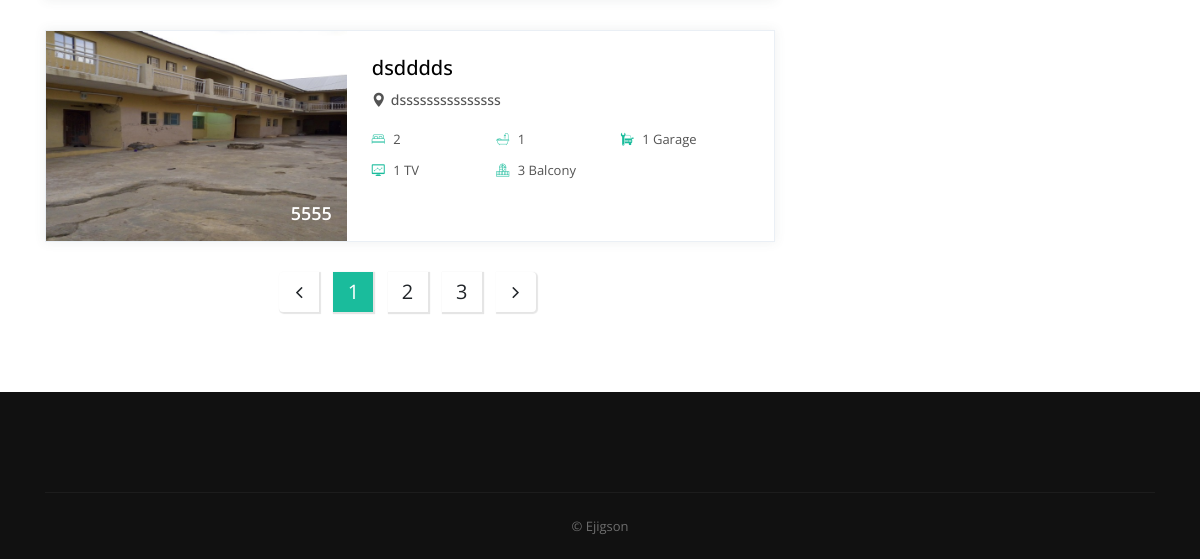
Before: /properties-list.php (signed in, lower part) with the older database file.
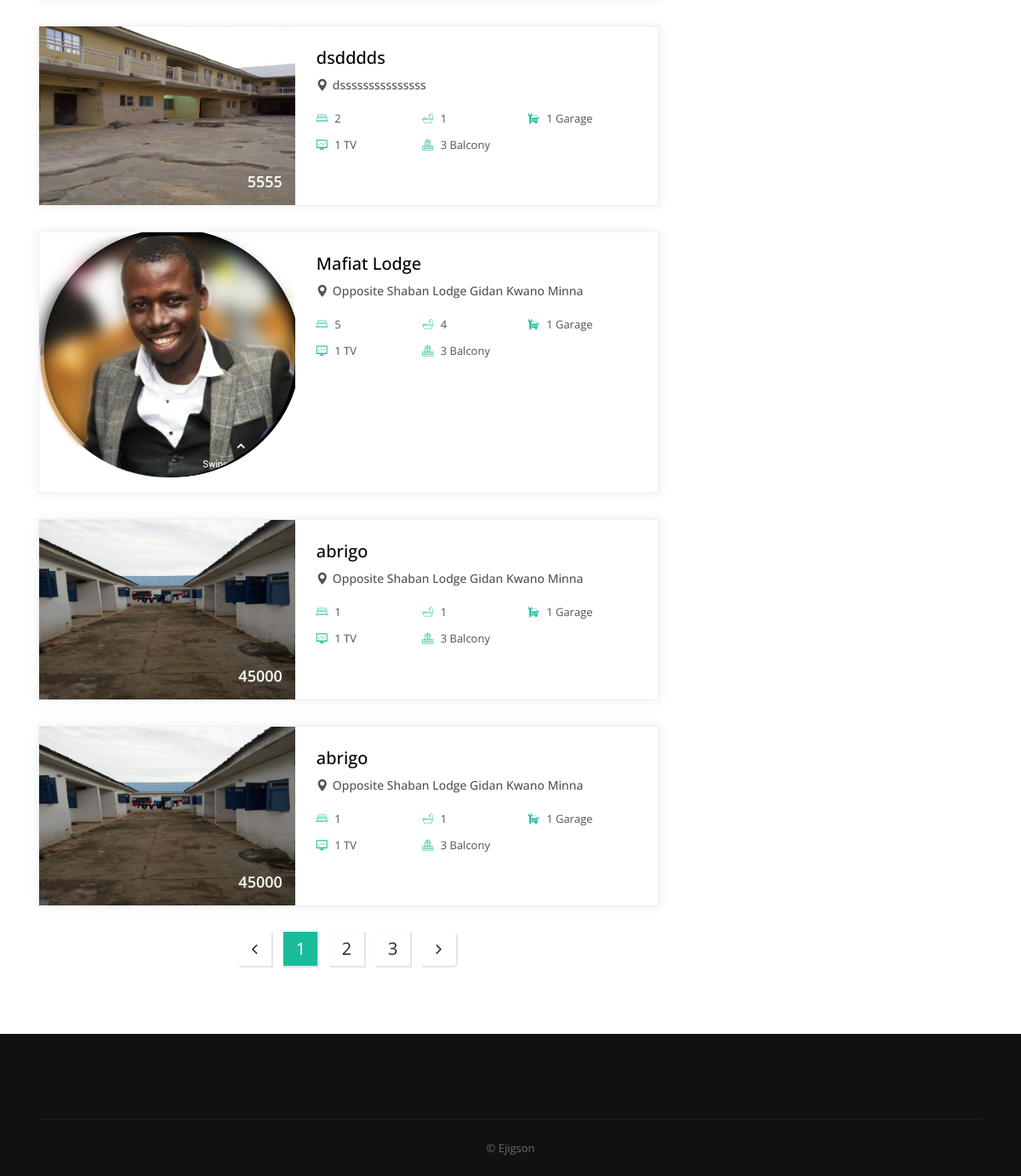
After: the same page with the newer database file.
### tables this page shows
CREATE TABLE IF NOT EXISTS `props` (
  `id` int(10) NOT NULL AUTO_INCREMENT,
  `title` varchar(2000) NOT NULL,
  `type` varchar(2000) NOT NULL,
  `price` varchar(2000) NOT NULL,
  `room` varchar(2000) NOT NULL,
  `bathroom` varchar(2000) NOT NULL,
  `address` varchar(2000) NOT NULL,
  `campus` varchar(2000) NOT NULL,
  `fullname` varchar(2000) NOT NULL,
  `email` varchar(2000) NOT NULL,
  `phoneno` varchar(2000) NOT NULL,
  `photo1` text NOT NULL,
  `photo2` text NOT NULL,
  `photo3` text NOT NULL,
  `photo4` text NOT NULL,
  PRIMARY KEY (`id`)
);

### properties-list.php (the view, shortened to what this page needs)
<!DOCTYPE  html>
<html lang="zxx">
<head>
    <link rel="stylesheet" type="text/css" href="css/bootstrap.min.css">
    <link rel="stylesheet" type="text/css" href="css/animate.min.css">
    <link rel="stylesheet" type="text/css" href="css/bootstrap-submenu.css">
    <link rel="stylesheet" type="text/css" href="css/bootstrap-select.min.css">
    <link rel="stylesheet" href="css/leaflet.css" type="text/css">
    <link rel="stylesheet" href="css/map.css" type="text/css">
    <link rel="stylesheet" type="text/css" href="fonts/font-awesome/css/font-awesome.min.css">
    <link rel="stylesheet" type="text/css" href="fonts/flaticon/font/flaticon.css">
    <link rel="stylesheet" type="text/css" href="fonts/linearicons/style.css">
    <link rel="stylesheet" type="text/css"  href="css/jquery.mCustomScrollbar.css">
    <link rel="stylesheet" type="text/css"  href="css/dropzone.css">
    <link rel="stylesheet" type="text/css"  href="css/slick.css">
    <link rel="stylesheet" type="text/css" href="css/style.css">
    <link rel="stylesheet" type="text/css" id="style_sheet" href="css/skins/default.css">
    <link rel="stylesheet" type="text/css" href="css/ie10-viewport-bug-workaround.css">
</head>
<body>
<div class="properties-section content-area">
    <div class="container">
        <div class="row">
            <div class="col-lg-8 col-md-12">
                <?php
                 include 'connection.php';
                 if (isset($_SESSION['login'])){
                   $sql = "SELECT * FROM props ";
                   $query = mysqli_query($con,$sql);
                    while ($rw = mysqli_fetch_assoc($query)){
                      echo '  <div class="property-box-2 wow fadeInUp delay-03s" >
                        <div class="row">
                          <div class="col-lg-5 col-md-5 col-pad">
                              <a href="properties-details.php" class="property-img">
                                  <img src="'.$rw['photo1'].'" width = "750px" height = "600px" alt="properties" class="img-fluid">
                                  <div class="price-ratings-box">
                                      <p class="price">
                                          '.$rw['price'].'
                                      </p>
                                  </div>
                              </a>
                          </div>
                          <div class="col-lg-7 col-md-7">
                              <div class="detail ">
                                  <h3 class="title">
                                      '.$rw['title'].'
                                  </h3>
                                  <h5 class="location">
                                      <a href="properties-details.php">
                                          <i class="flaticon-location"></i>'.$rw['address'].'
                                      </a>
                                  </h5>
                                  <ul class="facilities-list clearfix">
                                      <li>
                                          <i class="flaticon-furniture"></i>
                                          <span>'.$rw['room'].'</span>
                                      </li>
                                      <li>
                                          <i class="flaticon-holidays"></i>
                                          <span>'.$rw['bathroom'].'</span>
                                      </li>
                                      <li>
                                          <i class="flaticon-vehicle"></i>
                                          <span>1 Garage</span>
                                      </li>
                                      <li>
                                          <i class="flaticon-monitor"></i>
                                          <span>1 TV</span>
                                      </li>
                                      <li>
                                          <i class="flaticon-window"></i>
                                          <span>3 Balcony</span>
                                      </li>
                                  </ul>
                              </div>
                          </div>
                      </div>
                      </div>';
                    }
                 }
                  ?>
                <div class="pagination-box hidden-mb-45 text-center">
                    <nav aria-label="Page navigation example">
                        <ul class="pagination">
                            <li class="page-item">
                                <a class="page-link" href="#"><i class="fa fa-angle-left"></i></a>
                            </li>
                            <li class="page-item"><a class="page-link active" href="#">1</a></li>
                            <li class="page-item"><a class="page-link" href="#">2</a></li>
                            <li class="page-item"><a class="page-link" href="#">3</a></li>
                            <li class="page-item">
                                <a class="page-link" href="#"><i class="fa fa-angle-right"></i></a>
                            </li>
                        </ul>
                    </nav>
                </div>
            </div>
            <div class="col-lg-4 col-md-12">
            </div>
        </div>
    </div>
</div>
<footer class="footer">
    <div class="container footer-inner">
        <div class="row">
            <div class="col-xl-12">
                <p class="copy">© Ejigson</p>
            </div>
        </div>
    </div>
</footer>
</body>

### css/skins/default.css (style rules this page uses)
.pagination > li > .active { background: #1abc9c; }
.property-box-2 .facilities-list li i { color: #1abc9c; }

Changed rows visible on the page:
added props: photo1 (picture), title "Mafiat Lodge", address "Opposite Shaban Lodge Gidan Kwano Minna", room "5", bathroom "4"
added props: photo1 (picture), price "45000", title "abrigo", address "Opposite Shaban Lodge Gidan Kwano Minna", room "1", bathroom "1"
added props: photo1 (picture), price "45000", title "abrigo", address "Opposite Shaban Lodge Gidan Kwano Minna", room "1", bathroom "1"
